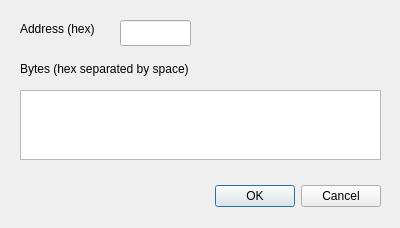
<?xml version="1.0" encoding="UTF-8"?>
<ui version="4.0">
 <class>EnterBytesDialog</class>
 <widget class="QDialog" name="EnterBytesDialog">
  <property name="geometry">
   <rect>
    <x>0</x>
    <y>0</y>
    <width>400</width>
    <height>228</height>
   </rect>
  </property>
  <property name="windowTitle">
   <string>Dialog</string>
  </property>
  <widget class="QDialogButtonBox" name="buttonBox">
   <property name="geometry">
    <rect>
     <x>40</x>
     <y>180</y>
     <width>341</width>
     <height>32</height>
    </rect>
   </property>
   <property name="orientation">
    <enum>Qt::Horizontal</enum>
   </property>
   <property name="standardButtons">
    <set>QDialogButtonBox::Cancel|QDialogButtonBox::Ok</set>
   </property>
  </widget>
  <widget class="QLabel" name="label">
   <property name="geometry">
    <rect>
     <x>20</x>
     <y>20</y>
     <width>91</width>
     <height>18</height>
    </rect>
   </property>
   <property name="text">
    <string>Address (hex)</string>
   </property>
  </widget>
  <widget class="QLabel" name="label_2">
   <property name="geometry">
    <rect>
     <x>20</x>
     <y>60</y>
     <width>211</width>
     <height>18</height>
    </rect>
   </property>
   <property name="text">
    <string>Bytes (hex separated by space)</string>
   </property>
  </widget>
  <widget class="QLineEdit" name="inputAddress">
   <property name="geometry">
    <rect>
     <x>120</x>
     <y>20</y>
     <width>71</width>
     <height>26</height>
    </rect>
   </property>
  </widget>
  <widget class="QTextEdit" name="inputBytes">
   <property name="geometry">
    <rect>
     <x>20</x>
     <y>90</y>
     <width>361</width>
     <height>70</height>
    </rect>
   </property>
  </widget>
 </widget>
 <resources/>
 <connections>
  <connection>
   <sender>buttonBox</sender>
   <signal>accepted()</signal>
   <receiver>EnterBytesDialog</receiver>
   <slot>accept()</slot>
   <hints>
    <hint type="sourcelabel">
     <x>248</x>
     <y>254</y>
    </hint>
    <hint type="destinationlabel">
     <x>157</x>
     <y>274</y>
    </hint>
   </hints>
  </connection>
  <connection>
   <sender>buttonBox</sender>
   <signal>rejected()</signal>
   <receiver>EnterBytesDialog</receiver>
   <slot>reject()</slot>
   <hints>
    <hint type="sourcelabel">
     <x>316</x>
     <y>260</y>
    </hint>
    <hint type="destinationlabel">
     <x>286</x>
     <y>274</y>
    </hint>
   </hints>
  </connection>
 </connections>
</ui>
